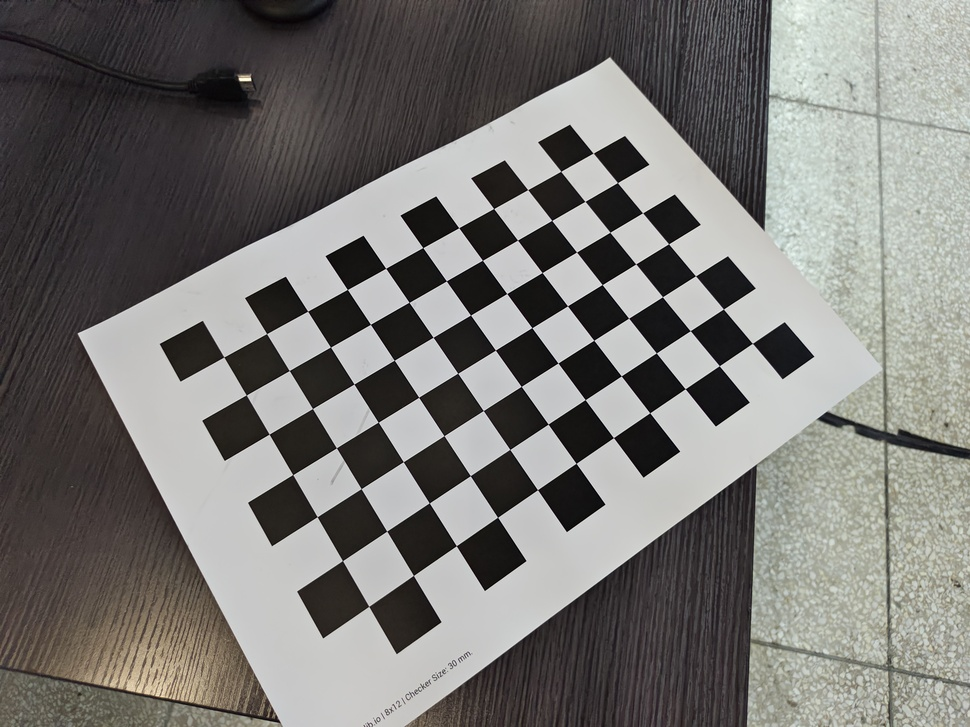
//> input picture 第三次任务提交-邹殿元/Mission3.2.1/srcimg/image/IMG_20231104_151221.jpg, 970 x 727 px, shrunk from 4080 x 3060 before the run; its folder holds only this picture in this run
$ ./CMakeProject1   (built with g++ and OpenCV 4)
//> lines starting //> are read from the running program, lines starting //| are printed output that depends on the picture; after the words box and inside, x2 and y2 are one past the last pixel; in counts of white or black regions, pixels touching at a corner belong together
#include "CMakeProject1.h"
using namespace cv;
using namespace std;
using namespace Eigen;

// Defining the dimensions of checkerboard
// 定义棋盘格的尺寸
int CHECKERBOARD[2]{ 7,11 };

int main()
{
	// Creating vector to store vectors of 3D points for each checkerboard image
	// 创建矢量以存储每个棋盘图像的三维点矢量
	std::vector<std::vector<cv::Point3f> > objpoints;

	// Creating vector to store vectors of 2D points for each checkerboard image
	// 创建矢量以存储每个棋盘图像的二维点矢量
	std::vector<std::vector<cv::Point2f> > imgpoints;

	// Defining the world coordinates for 3D points
	// 为三维点定义世界坐标系
	std::vector<cv::Point3f> objp;
	for (int i{ 0 }; i < CHECKERBOARD[1]; i++)
	{
		for (int j{ 0 }; j < CHECKERBOARD[0]; j++)
		{
			objp.push_back(cv::Point3f(j, i, 0));
		}
	}

	// Extracting path of individual image stored in a given directory
	// 提取存储在给定目录中的单个图像的路径
	std::vector<cv::String> images;

	// Path of the folder containing checkerboard images
	// 包含棋盘图像的文件夹的路径
	std::string path = "/usr/image/*.jpg";

	// 使用glob函数读取所有图像的路径
	cv::glob(path, images);

	cv::Mat frame, gray;

	// vector to store the pixel coordinates of detected checker board corners
	// 存储检测到的棋盘转角像素坐标的矢量
	std::vector<cv::Point2f> corner_pts;
	bool success;

	// Looping over all the images in the directory
	// 循环读取图像
	for (int i{ 0 }; i < images.size(); i++)
	{
		frame = cv::imread(images[i]);
//> frame is the input picture: 727 rows x 970 cols, CV_8UC3; mean B, G, R 116.3, 119.3, 120.7
		if (frame.empty())
		{
			continue;
		}
		if (i == 40)
		{
			int b = 1;
		}
		cout << "the current image is " << i << "th" << endl;
		cv::cvtColor(frame, gray, cv::COLOR_BGR2GRAY);

		// Finding checker board corners
		// 寻找角点
		// If desired number of corners are found in the image then success = true
		// 如果在图像中找到所需数量的角，则success = true
		// opencv4以下版本，flag参数为CV_CALIB_CB_ADAPTIVE_THRESH | CV_CALIB_CB_FAST_CHECK | CV_CALIB_CB_NORMALIZE_IMAGE
		success = cv::findChessboardCorners(gray, cv::Size(CHECKERBOARD[0], CHECKERBOARD[1]), corner_pts, CALIB_CB_ADAPTIVE_THRESH | CALIB_CB_FAST_CHECK | CALIB_CB_NORMALIZE_IMAGE);
//> success = true; corner_pts = 77 Points (x, y), first 12: [593.2, 153.2], [617.5, 182.6], [642.6, 212.8], [668.6, 243.8], [695.5, 275.8], [723.4, 309], [752.4, 343.4], [560.7, 171.3], [585, 201.4], [609.9, 232.3], [635.7, 263.9], [662.4, 296.7]

		/*
		 * If desired number of corner are detected,
		 * we refine the pixel coordinates and display
		 * them on the images of checker board
		*/
		// 如果检测到所需数量的角点，我们将细化像素坐标并将其显示在棋盘图像上
		if (success)
		{
			// 如果是OpenCV4以下版本，第一个参数为CV_TERMCRIT_EPS | CV_TERMCRIT_ITER
			cv::TermCriteria criteria(TermCriteria::EPS | TermCriteria::Type::MAX_ITER, 30, 0.001);

			// refining pixel coordinates for given 2d points.
			// 为给定的二维点细化像素坐标
			cv::cornerSubPix(gray, corner_pts, cv::Size(11, 11), cv::Size(-1, -1), criteria);
//> corner_pts = 77 Points (x, y), first 12: [593.2, 153.1], [617.5, 182.6], [642.6, 212.8], [668.6, 243.8], [695.5, 275.8], [723.4, 309.1], [752.4, 343.3], [560.8, 171.3], [585, 201.4], [610, 232.3], [635.7, 263.9], [662.4, 296.7]

			// Displaying the detected corner points on the checker board
			// 在棋盘上显示检测到的角点
			cv::drawChessboardCorners(frame, cv::Size(CHECKERBOARD[0], CHECKERBOARD[1]), corner_pts, success);
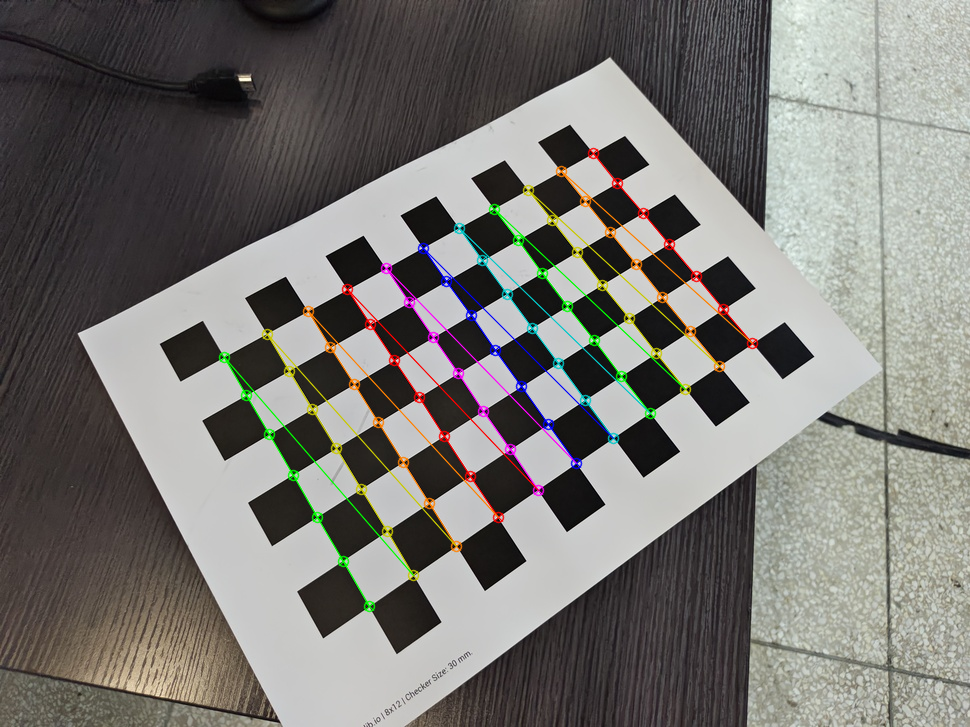
//> frame: 727 rows x 970 cols, CV_8UC3; 2.8% of pixels changed, all inside (x1, y1, x2, y2) = (218, 147, 759, 613)

			objpoints.push_back(objp);
			imgpoints.push_back(corner_pts);
//> imgpoints = 1 point lists
		}
		else
			cout<<"Current image failed"<<endl;
		//cv::imshow("Image", frame);
		//cv::waitKey(0);
	}

	cv::destroyAllWindows();

	cv::Mat cameraMatrix, distCoeffs, R, T;

	/*
	 * Performing camera calibration by
	 * passing the value of known 3D points (objpoints)
	 * and corresponding pixel coordinates of the
	 * detected corners (imgpoints)
	*/
	// 通过传递已知3D点（objpoints）的值和检测到的角点（imgpoints）的相应像素坐标来执行相机校准
	cv::calibrateCamera(objpoints, imgpoints, cv::Size(gray.rows, gray.cols), cameraMatrix, distCoeffs, R, T);
//> cameraMatrix = [[1035.5, 0, 517.7], [0, 1243.4, 493.6], [0, 0, 1]]; distCoeffs = [0.138, 0.0463, 0.0155, -0.00704, -1.94]; R = [[-0.536, 0.223, 0.949]]; T = [[1.89, -7.12, 25.94]]

	// 内参矩阵
	std::cout << "cameraMatrix : " << cameraMatrix << std::endl;
//| cameraMatrix : [1035.466328566732, 0, 517.6667771749852;
//|  0, 1243.445552657114, 493.6429094653204;
//|  0, 0, 1]
	// 透镜畸变系数
	std::cout << "distCoeffs : " << distCoeffs << std::endl;
//| distCoeffs : [0.137721625673338, 0.04626527193484498, 0.01548919431897567, -0.007036548717420592, -1.939214915835673]
	// rvecs
	std::cout << "Rotation vector : " << R << std::endl;
//| Rotation vector : [-0.5364885684351081, 0.2225426904047023, 0.9487946733749077]
	// tvecs
	std::cout << "Translation vector : " << T << std::endl;
//| Translation vector : [1.889270718473452, -7.121915387834561, 25.94421189152094]

	return 0;
}

$ run again, on 第三次任务提交-邹殿元/Mission3.2.1/srcimg/image/IMG_20231104_152459.jpg
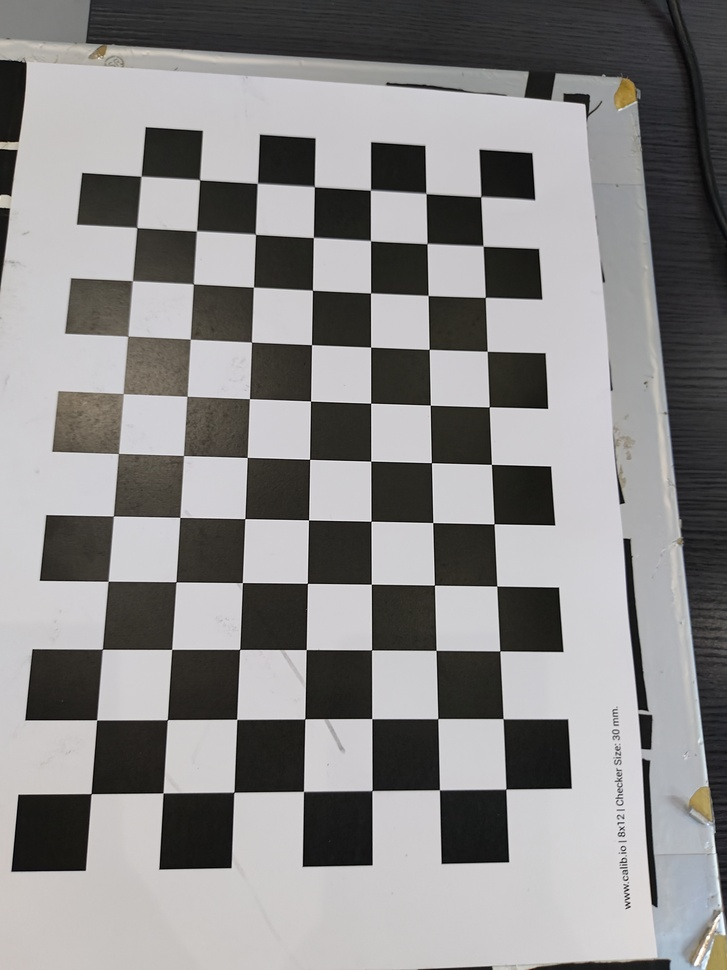
//> input picture 第三次任务提交-邹殿元/Mission3.2.1/srcimg/image/IMG_20231104_152459.jpg, 727 x 970 px, shrunk from 3060 x 4080 before the run
//> frame is the input picture: 970 rows x 727 cols, CV_8UC3; mean B, G, R 136.5, 136.7, 138.1
//> `success = cv::findChessboardCorners(gray, cv::Size(CHECKERBOARD[0], CH..`: success = true; corner_pts = 77 Points (x, y), first 12: [141, 177.1], [199.5, 180.2], [257.4, 184.5], [314.2, 187.5], [370.4, 190.5], [425.9, 194.5], [480.9, 196.9], [136.5, 228.2], [197.1, 231.4], [255.3, 234.4], [313.4, 237.8], [370.6, 241]
//> `cv::cornerSubPix(gray, corner_pts, cv::Size(11, 11), cv::Size(-1, -1),..`: corner_pts = 77 Points (x, y), first 12: [141, 176.2], [199.5, 179.6], [257.3, 183.2], [314.3, 186.5], [370.4, 190.1], [425.9, 193.4], [480.8, 196.5], [136.7, 227.4], [196.4, 230.8], [255.4, 234.2], [313.4, 237.4], [370.5, 240.6]
//> `cv::drawChessboardCorners(frame, cv::Size(CHECKERBOARD[0], CHECKERBOAR..`:
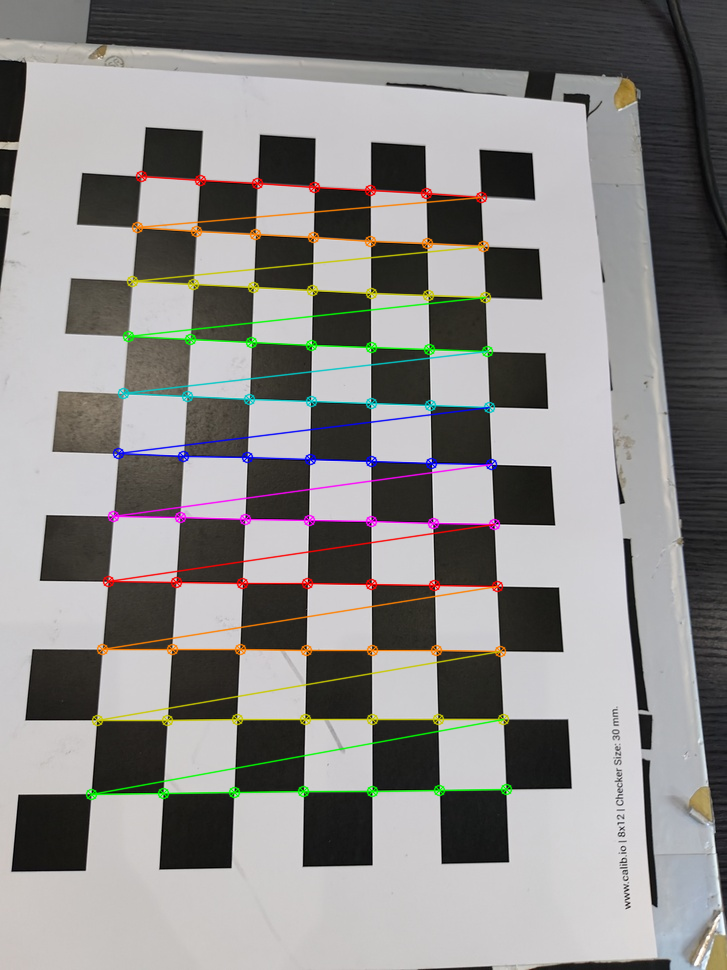
//> frame: 970 rows x 727 cols, CV_8UC3; 4.23% of pixels changed, all inside (x1, y1, x2, y2) = (85, 170, 513, 801)
//> imgpoints = 1 point lists
//> cameraMatrix = [[1478.3, 0, 535.3], [0, 1560.8, 330.5], [0, 0, 1]]; distCoeffs = [0.0222, 0.969, -0.0104, 0.0144, -3.75]; R = [[-0.497, -0.187, -0.00734]]; T = [[-6.89, -2.53, 25.69]]
//| cameraMatrix : [1478.339862000758, 0, 535.336659646391;
//|  0, 1560.791540291563, 330.5399055432574;
//|  0, 0, 1]
//| distCoeffs : [0.02218344002807153, 0.9686914759937825, -0.01040618014111824, 0.01439133915802506, -3.751459665920633]
//| Rotation vector : [-0.497345342772714, -0.1874875984038546, -0.007338039571371425]
//| Translation vector : [-6.885408166712573, -2.527088845511689, 25.68990955593851]

$ run again, on 第三次任务提交-邹殿元/Mission3.2.1/srcimg/image/IMG_20231104_152501.jpg
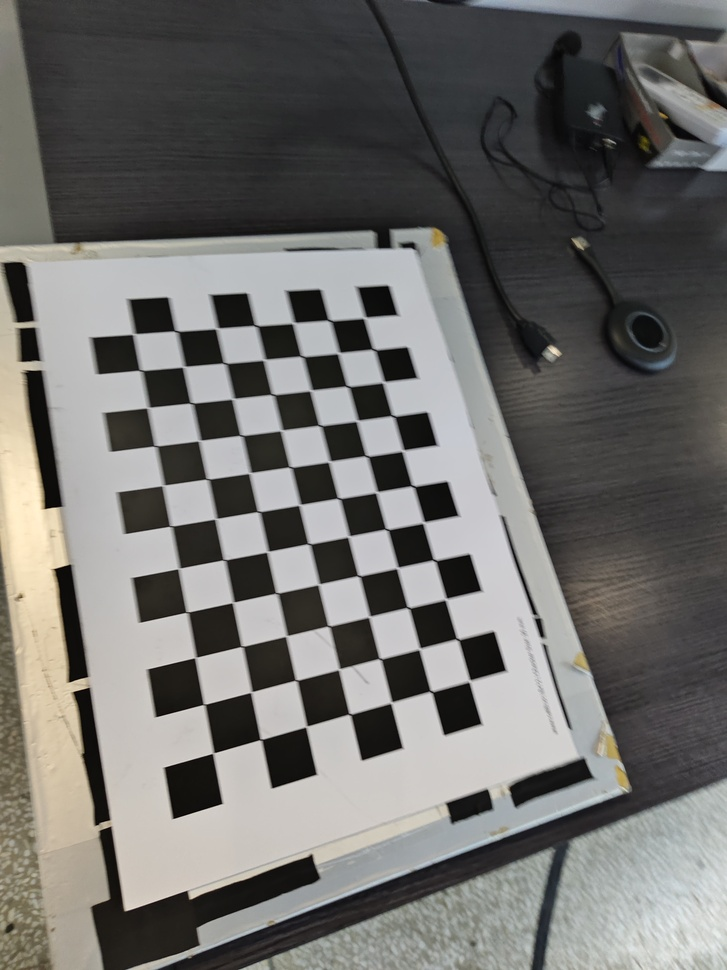
//> input picture 第三次任务提交-邹殿元/Mission3.2.1/srcimg/image/IMG_20231104_152501.jpg, 727 x 970 px, shrunk from 3060 x 4080 before the run
//> frame is the input picture: 970 rows x 727 cols, CV_8UC3; mean B, G, R 107.5, 110.1, 111.1
//> `cv::cvtColor(frame, gray, cv::COLOR_BGR2GRAY);`:
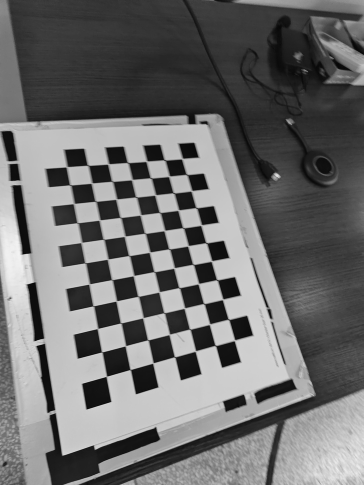
//> gray: 970 rows x 727 cols, CV_8UC1 (shown at 1/2 size); min 1, max 243, mean 110.1
//> `success = cv::findChessboardCorners(gray, cv::Size(CHECKERBOARD[0], CH..`: success = true; corner_pts = 77 Points (x, y), first 12: [468.8, 682.6], [429.7, 690.5], [390.1, 703.6], [348.7, 713.6], [304.8, 727.5], [260.1, 739.5], [211.6, 753.8], [456.2, 638.4], [419.4, 648.4], [380.5, 658.5], [338.9, 669], [296.5, 680.5]
//> `cv::cornerSubPix(gray, corner_pts, cv::Size(11, 11), cv::Size(-1, -1),..`: corner_pts = 77 Points (x, y), first 12: [469.4, 681], [431.1, 691.5], [391.2, 702.5], [349.7, 714.2], [306.3, 726.5], [260.8, 739.5], [213.2, 753.2], [457.5, 639.2], [419.5, 648.8], [380.1, 658.7], [338.9, 669.2], [296.2, 680.3]
//> `cv::drawChessboardCorners(frame, cv::Size(CHECKERBOARD[0], CHECKERBOAR..`:
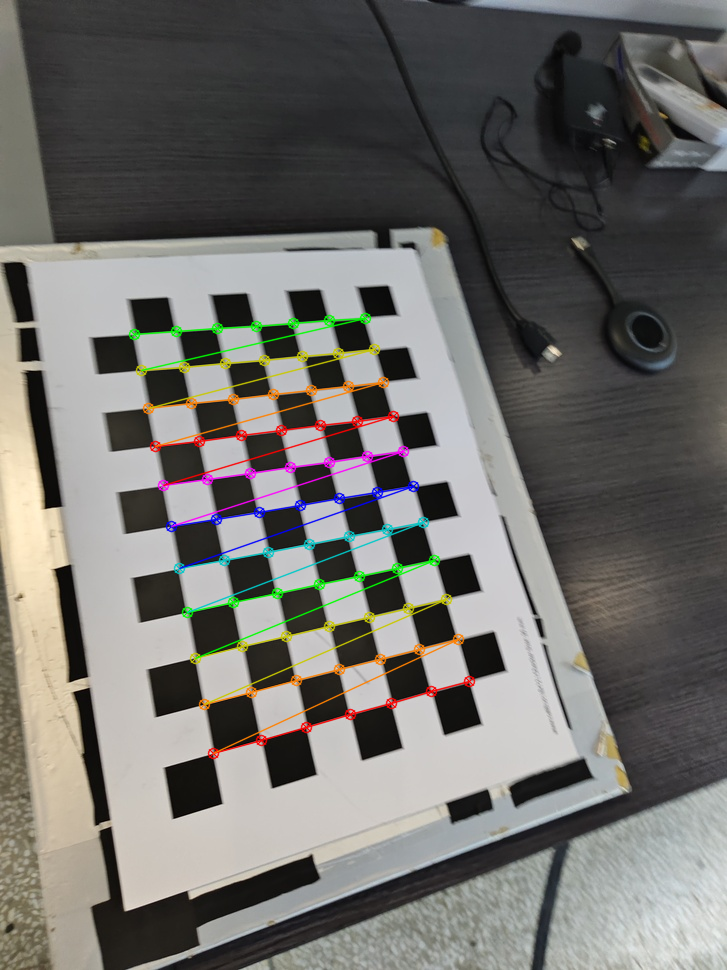
//> frame: 970 rows x 727 cols, CV_8UC3; 2.99% of pixels changed, all inside (x1, y1, x2, y2) = (128, 312, 476, 760)
//> imgpoints = 1 point lists
//> cameraMatrix = [[988.5, 0, 562.4], [0, 1030, 421], [0, 0, 1]]; distCoeffs = [0.145, -0.056, -0.00726, 0.0289, -0.0538]; R = [[-0.679, 0.648, 2.75]]; T = [[-2.27, 5.99, 23.76]]
//| cameraMatrix : [988.466024717826, 0, 562.3889902268864;
//|  0, 1029.981635815519, 421.0187980095668;
//|  0, 0, 1]
//| distCoeffs : [0.1448622477480176, -0.05599436680927711, -0.007256347032705196, 0.0289175151810238, -0.05375310682612114]
//| Rotation vector : [-0.6787156434751432, 0.6477197700235374, 2.748470369369787]
//| Translation vector : [-2.273000832133365, 5.990161966650944, 23.76379087540478]
